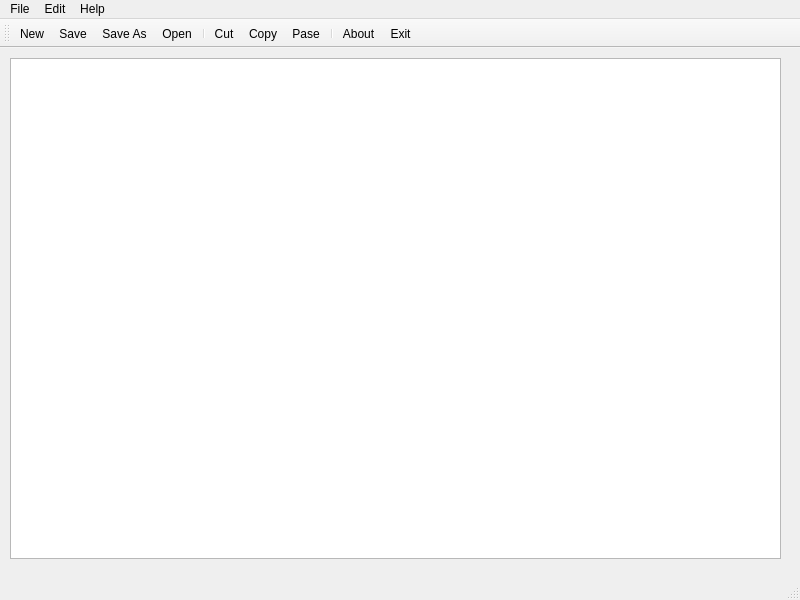
<?xml version="1.0" encoding="UTF-8"?>
<ui version="4.0">
 <class>MainWindow</class>
 <widget class="QMainWindow" name="MainWindow">
  <property name="geometry">
   <rect>
    <x>0</x>
    <y>0</y>
    <width>800</width>
    <height>600</height>
   </rect>
  </property>
  <property name="windowTitle">
   <string>MainWindow</string>
  </property>
  <widget class="QWidget" name="centralwidget">
   <widget class="QTextEdit" name="Main_Page">
    <property name="geometry">
     <rect>
      <x>10</x>
      <y>10</y>
      <width>771</width>
      <height>501</height>
     </rect>
    </property>
    <property name="sizePolicy">
     <sizepolicy hsizetype="Expanding" vsizetype="Expanding">
      <horstretch>0</horstretch>
      <verstretch>0</verstretch>
     </sizepolicy>
    </property>
   </widget>
  </widget>
  <widget class="QMenuBar" name="menubar">
   <property name="geometry">
    <rect>
     <x>0</x>
     <y>0</y>
     <width>800</width>
     <height>22</height>
    </rect>
   </property>
   <widget class="QMenu" name="menuFile">
    <property name="title">
     <string>File</string>
    </property>
    <addaction name="actionNew"/>
    <addaction name="actionSave"/>
    <addaction name="actionSave_As"/>
    <addaction name="actionOpen"/>
    <addaction name="actionExit"/>
   </widget>
   <widget class="QMenu" name="menuHelp">
    <property name="title">
     <string>Help</string>
    </property>
    <addaction name="actionManual"/>
    <addaction name="actionAbout"/>
   </widget>
   <widget class="QMenu" name="menuEdit">
    <property name="title">
     <string>Edit</string>
    </property>
    <addaction name="actionCut"/>
    <addaction name="actionCopy"/>
    <addaction name="actionPase"/>
    <addaction name="actionUndo"/>
    <addaction name="actionRedo"/>
   </widget>
   <addaction name="menuFile"/>
   <addaction name="menuEdit"/>
   <addaction name="menuHelp"/>
  </widget>
  <widget class="QStatusBar" name="statusbar"/>
  <widget class="QToolBar" name="toolBar">
   <property name="windowTitle">
    <string>toolBar</string>
   </property>
   <attribute name="toolBarArea">
    <enum>TopToolBarArea</enum>
   </attribute>
   <attribute name="toolBarBreak">
    <bool>false</bool>
   </attribute>
   <addaction name="actionNew"/>
   <addaction name="actionSave"/>
   <addaction name="actionSave_As"/>
   <addaction name="actionOpen"/>
   <addaction name="separator"/>
   <addaction name="actionCut"/>
   <addaction name="actionCopy"/>
   <addaction name="actionPase"/>
   <addaction name="separator"/>
   <addaction name="actionAbout"/>
   <addaction name="actionExit"/>
  </widget>
  <action name="actionNew">
   <property name="icon">
    <iconset resource="../Resources/Resources.qrc">
     <normaloff>:/Icons/new_file_Icon.png</normaloff>:/Icons/new_file_Icon.png</iconset>
   </property>
   <property name="text">
    <string>New</string>
   </property>
  </action>
  <action name="actionSave">
   <property name="icon">
    <iconset resource="../Resources/Resources.qrc">
     <normaloff>:/Icons/Save_Icon.jpg</normaloff>:/Icons/Save_Icon.jpg</iconset>
   </property>
   <property name="text">
    <string>Save</string>
   </property>
  </action>
  <action name="actionOpen">
   <property name="icon">
    <iconset resource="../Resources/Resources.qrc">
     <normaloff>:/Icons/Open_Icon.png</normaloff>:/Icons/Open_Icon.png</iconset>
   </property>
   <property name="text">
    <string>Open</string>
   </property>
  </action>
  <action name="actionManual">
   <property name="text">
    <string>Manual</string>
   </property>
  </action>
  <action name="actionAbout">
   <property name="icon">
    <iconset resource="../Resources/Resources.qrc">
     <normaloff>:/Icons/About_Icon.png</normaloff>:/Icons/About_Icon.png</iconset>
   </property>
   <property name="text">
    <string>About</string>
   </property>
  </action>
  <action name="actionCut">
   <property name="icon">
    <iconset resource="../Resources/Resources.qrc">
     <normaloff>:/Icons/cut_Icon.png</normaloff>:/Icons/cut_Icon.png</iconset>
   </property>
   <property name="text">
    <string>Cut</string>
   </property>
  </action>
  <action name="actionCopy">
   <property name="icon">
    <iconset resource="../Resources/Resources.qrc">
     <normaloff>:/Icons/copy_Icon.png</normaloff>:/Icons/copy_Icon.png</iconset>
   </property>
   <property name="text">
    <string>Copy</string>
   </property>
  </action>
  <action name="actionPase">
   <property name="icon">
    <iconset resource="../Resources/Resources.qrc">
     <normaloff>:/Icons/Paste_Icon.png</normaloff>:/Icons/Paste_Icon.png</iconset>
   </property>
   <property name="text">
    <string>Pase</string>
   </property>
  </action>
  <action name="actionUndo">
   <property name="text">
    <string>Undo</string>
   </property>
  </action>
  <action name="actionRedo">
   <property name="text">
    <string>Redo</string>
   </property>
  </action>
  <action name="actionSave_As">
   <property name="icon">
    <iconset resource="../Resources/Resources.qrc">
     <normaloff>:/Icons/Save_as_Icon.png</normaloff>:/Icons/Save_as_Icon.png</iconset>
   </property>
   <property name="text">
    <string>Save As</string>
   </property>
  </action>
  <action name="actionExit">
   <property name="icon">
    <iconset resource="../Resources/Resources.qrc">
     <normaloff>:/Icons/exit_Icon.png</normaloff>:/Icons/exit_Icon.png</iconset>
   </property>
   <property name="text">
    <string>Exit</string>
   </property>
  </action>
 </widget>
 <resources>
  <include location="../Resources/Resources.qrc"/>
 </resources>
 <connections/>
</ui>
